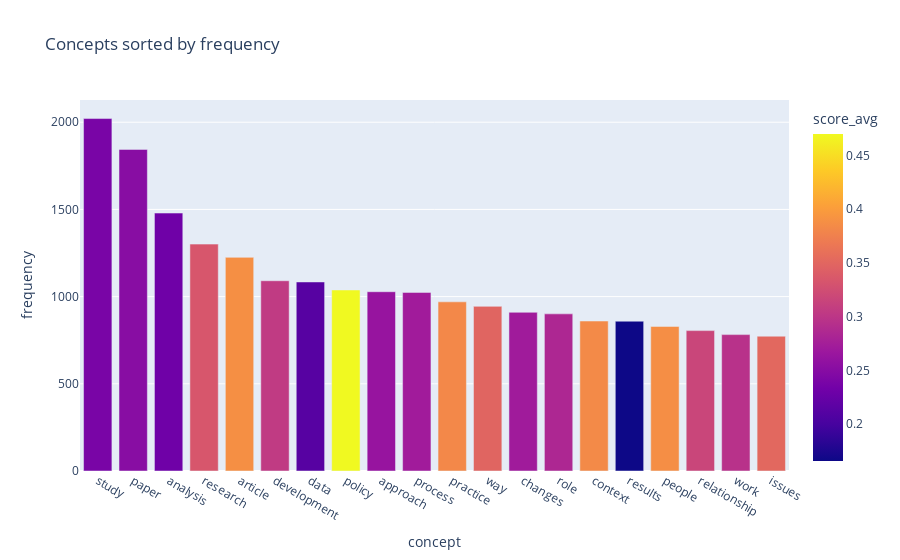

Here is the notebook cell this chart was saved with:
### Markdown cell above
## 4. How to extract interesting concepts

In this section we will take a deep dive into the concepts themselves, in particular by using the two metrics obtained above: `frequency` and `score_avg`. 

These metrics will let us filter out concepts that are too common or very infrequent, while instead highlighting concepts that are semantically representative of our dataset. 

The main thing to keep in mind is that **only the combination of these two metrics can lead to interesting results**. For example, if we used only *frequency* it'll lead to common keywords that are not very relevant; on the other hand, using only *relevancy* will result in concepts that important but just to one or two documents.  

For example, let's see what happens if we get the top concepts based on `frequency` only:

### Code cell
top = concepts_unique.sort_values("frequency", ascending=False)[:20]

px.bar(top, 
       title="Concepts sorted by frequency",
       x="concept", y="frequency", 
       color="score_avg")

### Figure 1 — Plotly figure (JSON) as saved in the notebook; plotly's stock layout.template omitted (floating-point values rounded to 4 significant figures)
{"data": [{"alignmentgroup": "True", "hovertemplate": "concept=%{x}<br>frequency=%{y}<br>score_avg=%{marker.color}<extra></extra>", "legendgroup": "", "marker": {"color": [0.2387, 0.251, 0.2312, 0.3337, 0.3881, 0.3048, 0.2123, 0.4698, 0.2628, 0.2718, 0.3819, 0.3482, 0.271, 0.2841, 0.384, 0.1656, 0.3872, 0.3163, 0.2958, 0.3511], "coloraxis": "coloraxis"}, "name": "", "offsetgroup": "", "orientation": "v", "showlegend": false, "textposition": "auto", "type": "bar", "x": ["study", "paper", "analysis", "research", "article", "development", "data", "policy", "approach", "process", "practice", "way", "changes", "role", "context", "results", "people", "relationship", "work", "issues"], "xaxis": "x", "y": [2021, 1844, 1479, 1301, 1225, 1091, 1084, 1038, 1028, 1024, 970, 944, 910, 901, 860, 859, 829, 805, 782, 773], "yaxis": "y"}], "layout": {"autosize": true, "barmode": "relative", "coloraxis": {"colorbar": {"title": {"text": "score_avg"}}, "colorscale": [[0, "#0d0887"], [0.1111, "#46039f"], [0.2222, "#7201a8"], [0.3333, "#9c179e"], [0.4444, "#bd3786"], [0.5556, "#d8576b"], [0.6667, "#ed7953"], [0.7778, "#fb9f3a"], [0.8889, "#fdca26"], [1, "#f0f921"]]}, "legend": {"tracegroupgap": 0}, "title": {"text": "Concepts sorted by frequency"}, "xaxis": {"anchor": "y", "autorange": true, "domain": [0, 1], "range": [-0.5, 19.5], "title": {"text": "concept"}, "type": "category"}, "yaxis": {"anchor": "x", "autorange": true, "domain": [0, 1], "range": [0, 2127.0], "title": {"text": "frequency"}, "type": "linear"}}}
